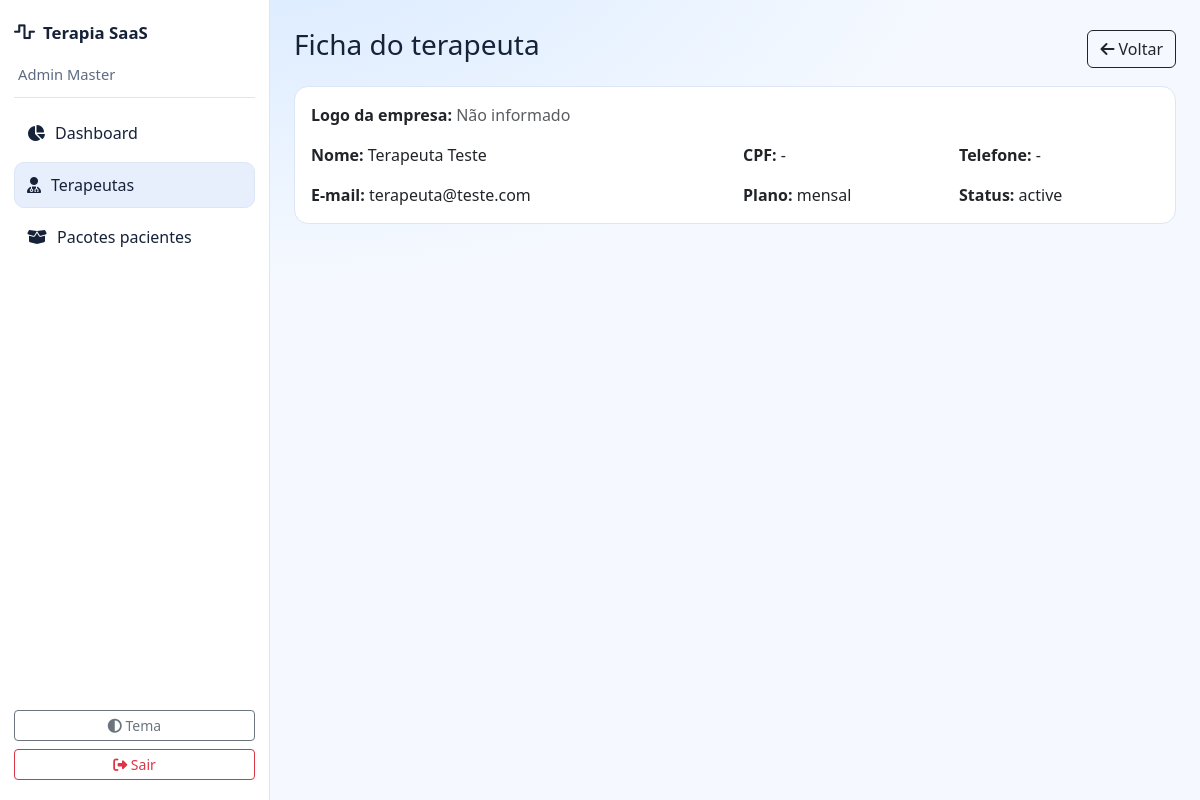
The app's page /dashboard.php?action=therapists-show&id=2 (signed in) with its own data.
### tables this page shows
CREATE TABLE IF NOT EXISTS users (
  id INT AUTO_INCREMENT PRIMARY KEY,
  name VARCHAR(150) NOT NULL,
  cpf VARCHAR(14) NULL,
  phone VARCHAR(20) NULL,
  email VARCHAR(150) NOT NULL UNIQUE,
  password VARCHAR(255) NOT NULL,
  role ENUM('super_admin','therapist','patient') NOT NULL,
  therapist_id INT NULL,
  patient_id INT NULL,
  plan_type VARCHAR(30) NULL,
  company_logo_name VARCHAR(255) NULL,
  company_logo_path VARCHAR(500) NULL,
  status ENUM('active','inactive') DEFAULT 'active',
  created_at DATETIME DEFAULT CURRENT_TIMESTAMP,
  updated_at DATETIME DEFAULT CURRENT_TIMESTAMP ON UPDATE CURRENT_TIMESTAMP,
  INDEX idx_users_role(role)
);

### classes/Controller.php (called while the page is built, shortened)
<?php
abstract class Controller
{
    protected function view(string $view, array $data = []): void
    {
        $file = dirname(__DIR__) . '/app/views/' . $view . '.php';
        extract($data);
        require $file;
    }
}

### app/controllers/AdminController.php (called while the page is built, shortened)
<?php
class AdminController extends Controller
{
    private User $userModel;
    public function __construct()
    {
        $this->userModel = new User();
    }
    public function showTherapist(): void
    {
        $therapistId = (int) ($_GET['id'] ?? 0);
        $therapist = $this->userModel->findTherapistById($therapistId);
        $this->view('admin/therapists/show', [
            'appUrl' => Config::get('APP_URL', ''),
            'therapist' => $therapist,
        ]);
    }
}

### config/Database.php (called while the page is built, shortened)
<?php
class Database
{
    private static ?Database $instance = null;
    private PDO $connection;
    private function __construct()
    {
        $host = Config::get('DB_HOST', '127.0.0.1');
        $port = Config::get('DB_PORT', '3306');
        $db = Config::get('DB_DATABASE', 'terapia');
        $user = Config::get('DB_USERNAME', 'root');
        $pass = Config::get('DB_PASSWORD', '');
        $charset = Config::get('DB_CHARSET', 'utf8mb4');
        $dsn = "mysql:host={$host};port={$port};dbname={$db};charset={$charset}";
        try {
            $this->connection = new PDO($dsn, $user, $pass, [
                PDO::ATTR_ERRMODE => PDO::ERRMODE_EXCEPTION,
                PDO::ATTR_DEFAULT_FETCH_MODE => PDO::FETCH_ASSOC,
                PDO::ATTR_EMULATE_PREPARES => false,
            ]);
        } catch (PDOException $e) {
            throw new \RuntimeException('Falha de conexao com banco: ' . $e->getMessage());
        }
    }
    public static function getInstance(): self
    {
        if (!self::$instance) {
            self::$instance = new self();
        }
        return self::$instance;
    }
    public function getConnection(): PDO
    {
        return $this->connection;
    }
    public function query(string $sql, array $params = []): \PDOStatement|false
    {
        try {
            $stmt = $this->connection->prepare($sql);
            $stmt->execute($params);
            return $stmt;
        } catch (PDOException $e) {
            error_log('[DB] ' . $e->getMessage());
            return false;
        }
    }
}

### config/Config.php (called while the page is built, shortened)
<?php
class Config
{
    public static function get(string $key, mixed $default = null): mixed
    {
        return $_ENV[$key] ?? $default;
    }
}

### classes/Model.php (called while the page is built, shortened)
<?php
abstract class Model
{
    protected function query(string $sql, array $params = []): \PDOStatement|false
    {
        return Database::getInstance()->query($sql, $params);
    }
}

### app/models/User.php (called while the page is built, shortened)
<?php
class User extends Model
{
    public function findTherapistById(int $id): ?array
    {
        $stmt = $this->query("SELECT * FROM users WHERE id = ? AND role = 'therapist' LIMIT 1", [$id]);
        $row = $stmt->fetch();
        return $row ?: null;
    }
}

### app/views/admin/therapists/show.php (the view)
<?php $title = 'Terapeuta'; include __DIR__ . '/../../partials/header.php'; include __DIR__ . '/../../partials/nav.php'; ?>
<div class="page-wrap">
  <div class="d-flex justify-content-between align-items-center mb-3">
    <h3>Ficha do terapeuta</h3>
    <a class="btn btn-outline-dark" href="<?php echo $appUrl; ?>/dashboard.php?action=therapists"><i class="fa-solid fa-arrow-left"></i> Voltar</a>
  </div>
  <div class="card">
    <div class="card-body">
      <div class="row g-3">
        <div class="col-md-12">
          <strong>Logo da empresa:</strong>
          <?php if (!empty($therapist['company_logo_path'])): ?>
            <div class="mt-2">
              <img src="<?php echo $appUrl . '/' . ltrim((string) $therapist['company_logo_path'], '/'); ?>" alt="Logo da empresa" class="guided-table-thumb" style="width: 120px; height: 120px; border-radius: 14px;">
            </div>
          <?php else: ?>
            <span class="text-muted">Não informado</span>
          <?php endif; ?>
        </div>
        <div class="col-md-6"><strong>Nome:</strong> <?php echo htmlspecialchars((string) $therapist['name']); ?></div>
        <div class="col-md-3"><strong>CPF:</strong> <?php echo htmlspecialchars((string) ($therapist['cpf'] ?? '-')); ?></div>
        <div class="col-md-3"><strong>Telefone:</strong> <?php echo htmlspecialchars((string) ($therapist['phone'] ?? '-')); ?></div>
        <div class="col-md-6"><strong>E-mail:</strong> <?php echo htmlspecialchars((string) ($therapist['email'] ?? '-')); ?></div>
        <div class="col-md-3"><strong>Plano:</strong> <?php echo htmlspecialchars((string) ($therapist['plan_type'] ?? 'mensal')); ?></div>
        <div class="col-md-3"><strong>Status:</strong> <?php echo htmlspecialchars((string) ($therapist['status'] ?? 'active')); ?></div>
      </div>
    </div>
  </div>
</div>
<?php include __DIR__ . '/../../partials/footer.php'; ?>

### public/css/app.css (style rules this page uses)
:root { --bg-main: #f5f9ff; --bg-panel: #ffffff; --text-main: #152238; --text-soft: #5d6b82; --line: #dce6f5; --accent: #1363df; --accent-soft: #8ec5ff; --sidebar-bg: #ffffff; }
* { box-sizing: border-box; }
body.app-body { margin: 0; background: radial-gradient(1200px 600px at 20% -10%, #d7e9ff 0%, transparent 60%), var(--bg-main); color: var(--text-main); font-family: "Segoe UI", "Helvetica Neue", sans-serif; }
.card { border: 1px solid var(--line); background: var(--bg-panel); border-radius: 14px; }
.sidebar-link i, .table-actions i, .btn i { color: currentColor; }
.page-wrap { padding: 4px 0 36px; }

### records on screen
users: name "Terapeuta Teste", cpf "-", phone "-", email "terapeuta@teste.com", plan_type "mensal", status "active"

### other values on screen
Auth::name() "Admin Master"
